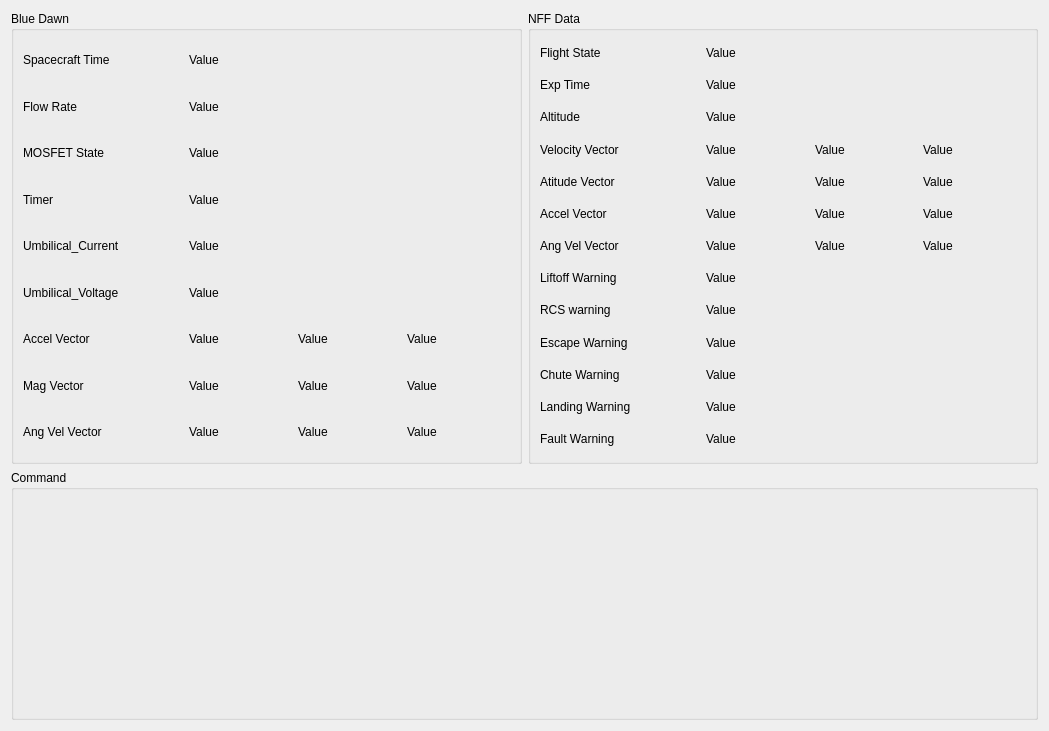
<?xml version="1.0" encoding="UTF-8"?>
<ui version="4.0">
 <class>Monitor</class>
 <widget class="QWidget" name="Monitor">
  <property name="geometry">
   <rect>
    <x>0</x>
    <y>0</y>
    <width>1049</width>
    <height>731</height>
   </rect>
  </property>
  <property name="windowTitle">
   <string>Bruin Space GSE Monitor</string>
  </property>
  <property name="windowIcon">
   <iconset>
    <normaloff>images/MainLogo.png</normaloff>images/MainLogo.png</iconset>
  </property>
  <layout class="QVBoxLayout" name="verticalLayout">
   <item>
    <layout class="QHBoxLayout" name="horizontalLayout" stretch="1,1">
     <item>
      <widget class="QGroupBox" name="bd_groupbox">
       <property name="title">
        <string>Blue Dawn</string>
       </property>
       <property name="flat">
        <bool>false</bool>
       </property>
       <layout class="QGridLayout" name="gridLayout_3" columnstretch="1,2">
        <item row="0" column="0">
         <widget class="QLabel" name="spacecraft_time_name">
          <property name="text">
           <string>Spacecraft Time</string>
          </property>
         </widget>
        </item>
        <item row="3" column="0">
         <widget class="QLabel" name="timer_name">
          <property name="text">
           <string>Timer</string>
          </property>
         </widget>
        </item>
        <item row="2" column="1">
         <widget class="QLabel" name="mosfet_state">
          <property name="text">
           <string>Value</string>
          </property>
         </widget>
        </item>
        <item row="1" column="1">
         <widget class="QLabel" name="flow_rate">
          <property name="text">
           <string>Value</string>
          </property>
         </widget>
        </item>
        <item row="0" column="1">
         <widget class="QLabel" name="spacecraft_time">
          <property name="text">
           <string>Value</string>
          </property>
         </widget>
        </item>
        <item row="1" column="0">
         <widget class="QLabel" name="flow_rate_name">
          <property name="text">
           <string>Flow Rate</string>
          </property>
         </widget>
        </item>
        <item row="5" column="0">
         <widget class="QLabel" name="voltage_name">
          <property name="text">
           <string>Umbilical_Voltage</string>
          </property>
         </widget>
        </item>
        <item row="6" column="0">
         <widget class="QLabel" name="label_19">
          <property name="text">
           <string>Accel Vector</string>
          </property>
         </widget>
        </item>
        <item row="6" column="1">
         <layout class="QHBoxLayout" name="horizontalLayout_2">
          <item>
           <widget class="QLabel" name="bd_acceleration_x">
            <property name="text">
             <string>Value</string>
            </property>
           </widget>
          </item>
          <item>
           <widget class="QLabel" name="bd_acceleration_y">
            <property name="text">
             <string>Value</string>
            </property>
           </widget>
          </item>
          <item>
           <widget class="QLabel" name="bd_acceleration_z">
            <property name="text">
             <string>Value</string>
            </property>
           </widget>
          </item>
         </layout>
        </item>
        <item row="2" column="0">
         <widget class="QLabel" name="mosfet_state_name">
          <property name="text">
           <string>MOSFET State</string>
          </property>
         </widget>
        </item>
        <item row="4" column="1">
         <widget class="QLabel" name="current">
          <property name="text">
           <string>Value</string>
          </property>
         </widget>
        </item>
        <item row="3" column="1">
         <widget class="QLabel" name="timer">
          <property name="text">
           <string>Value</string>
          </property>
         </widget>
        </item>
        <item row="5" column="1">
         <widget class="QLabel" name="voltage">
          <property name="text">
           <string>Value</string>
          </property>
         </widget>
        </item>
        <item row="4" column="0">
         <widget class="QLabel" name="current_name">
          <property name="text">
           <string>Umbilical_Current</string>
          </property>
         </widget>
        </item>
        <item row="7" column="0">
         <widget class="QLabel" name="label_20">
          <property name="text">
           <string>Mag Vector</string>
          </property>
         </widget>
        </item>
        <item row="8" column="0">
         <widget class="QLabel" name="label_21">
          <property name="text">
           <string>Ang Vel Vector</string>
          </property>
         </widget>
        </item>
        <item row="7" column="1">
         <layout class="QHBoxLayout" name="horizontalLayout_3">
          <item>
           <widget class="QLabel" name="bd_mag_x">
            <property name="text">
             <string>Value</string>
            </property>
           </widget>
          </item>
          <item>
           <widget class="QLabel" name="bd_mag_y">
            <property name="text">
             <string>Value</string>
            </property>
           </widget>
          </item>
          <item>
           <widget class="QLabel" name="bd_mag_z">
            <property name="text">
             <string>Value</string>
            </property>
           </widget>
          </item>
         </layout>
        </item>
        <item row="8" column="1">
         <layout class="QHBoxLayout" name="horizontalLayout_4">
          <item>
           <widget class="QLabel" name="bd_ang_vel_x">
            <property name="text">
             <string>Value</string>
            </property>
           </widget>
          </item>
          <item>
           <widget class="QLabel" name="bd_ang_vel_y">
            <property name="text">
             <string>Value</string>
            </property>
           </widget>
          </item>
          <item>
           <widget class="QLabel" name="bd_ang_vel_z">
            <property name="text">
             <string>Value</string>
            </property>
           </widget>
          </item>
         </layout>
        </item>
       </layout>
      </widget>
     </item>
     <item>
      <widget class="QGroupBox" name="nff_groupbox">
       <property name="title">
        <string>NFF Data</string>
       </property>
       <layout class="QGridLayout" name="gridLayout_2" columnstretch="1,2">
        <item row="1" column="0">
         <widget class="QLabel" name="label">
          <property name="text">
           <string>Exp Time</string>
          </property>
         </widget>
        </item>
        <item row="3" column="1">
         <layout class="QHBoxLayout" name="horizontalLayout_5">
          <item>
           <widget class="QLabel" name="velocity_x">
            <property name="text">
             <string>Value</string>
            </property>
           </widget>
          </item>
          <item>
           <widget class="QLabel" name="velocity_y">
            <property name="text">
             <string>Value</string>
            </property>
           </widget>
          </item>
          <item>
           <widget class="QLabel" name="velocity_z">
            <property name="text">
             <string>Value</string>
            </property>
           </widget>
          </item>
         </layout>
        </item>
        <item row="3" column="0">
         <widget class="QLabel" name="label_11">
          <property name="text">
           <string>Velocity Vector</string>
          </property>
         </widget>
        </item>
        <item row="2" column="0">
         <widget class="QLabel" name="label_2">
          <property name="text">
           <string>Altitude</string>
          </property>
         </widget>
        </item>
        <item row="4" column="0">
         <widget class="QLabel" name="label_12">
          <property name="text">
           <string>Atitude Vector</string>
          </property>
         </widget>
        </item>
        <item row="1" column="1">
         <widget class="QLabel" name="exp_time">
          <property name="text">
           <string>Value</string>
          </property>
         </widget>
        </item>
        <item row="2" column="1">
         <widget class="QLabel" name="altitude">
          <property name="text">
           <string>Value</string>
          </property>
         </widget>
        </item>
        <item row="0" column="1">
         <widget class="QLabel" name="flight_state">
          <property name="text">
           <string>Value</string>
          </property>
         </widget>
        </item>
        <item row="12" column="0">
         <widget class="QLabel" name="label_34">
          <property name="text">
           <string>Fault Warning</string>
          </property>
         </widget>
        </item>
        <item row="9" column="1">
         <widget class="QLabel" name="escape_warning">
          <property name="text">
           <string>Value</string>
          </property>
         </widget>
        </item>
        <item row="10" column="1">
         <widget class="QLabel" name="chute_warning">
          <property name="text">
           <string>Value</string>
          </property>
         </widget>
        </item>
        <item row="11" column="1">
         <widget class="QLabel" name="landing_warning">
          <property name="text">
           <string>Value</string>
          </property>
         </widget>
        </item>
        <item row="7" column="1">
         <widget class="QLabel" name="liftoff_warning">
          <property name="text">
           <string>Value</string>
          </property>
         </widget>
        </item>
        <item row="8" column="1">
         <widget class="QLabel" name="rcs_warning">
          <property name="text">
           <string>Value</string>
          </property>
         </widget>
        </item>
        <item row="5" column="0">
         <widget class="QLabel" name="label_27">
          <property name="text">
           <string>Accel Vector</string>
          </property>
         </widget>
        </item>
        <item row="9" column="0">
         <widget class="QLabel" name="label_31">
          <property name="text">
           <string>Escape Warning</string>
          </property>
         </widget>
        </item>
        <item row="7" column="0">
         <widget class="QLabel" name="label_29">
          <property name="text">
           <string>Liftoff Warning</string>
          </property>
         </widget>
        </item>
        <item row="10" column="0">
         <widget class="QLabel" name="label_32">
          <property name="text">
           <string>Chute Warning</string>
          </property>
         </widget>
        </item>
        <item row="8" column="0">
         <widget class="QLabel" name="label_30">
          <property name="text">
           <string>RCS warning</string>
          </property>
         </widget>
        </item>
        <item row="12" column="1">
         <widget class="QLabel" name="fault_warning">
          <property name="text">
           <string>Value</string>
          </property>
         </widget>
        </item>
        <item row="11" column="0">
         <widget class="QLabel" name="label_33">
          <property name="text">
           <string>Landing Warning</string>
          </property>
         </widget>
        </item>
        <item row="0" column="0">
         <widget class="QLabel" name="label_4">
          <property name="text">
           <string>Flight State</string>
          </property>
         </widget>
        </item>
        <item row="6" column="1">
         <layout class="QHBoxLayout" name="horizontalLayout_8">
          <item>
           <widget class="QLabel" name="ang_vel_x">
            <property name="text">
             <string>Value</string>
            </property>
           </widget>
          </item>
          <item>
           <widget class="QLabel" name="ang_vel_y">
            <property name="text">
             <string>Value</string>
            </property>
           </widget>
          </item>
          <item>
           <widget class="QLabel" name="ang_vel_z">
            <property name="text">
             <string>Value</string>
            </property>
           </widget>
          </item>
         </layout>
        </item>
        <item row="6" column="0">
         <widget class="QLabel" name="label_28">
          <property name="text">
           <string>Ang Vel Vector</string>
          </property>
         </widget>
        </item>
        <item row="4" column="1">
         <layout class="QHBoxLayout" name="horizontalLayout_6">
          <item>
           <widget class="QLabel" name="attitude_x">
            <property name="text">
             <string>Value</string>
            </property>
           </widget>
          </item>
          <item>
           <widget class="QLabel" name="attitude_y">
            <property name="text">
             <string>Value</string>
            </property>
           </widget>
          </item>
          <item>
           <widget class="QLabel" name="attitude_z">
            <property name="text">
             <string>Value</string>
            </property>
           </widget>
          </item>
         </layout>
        </item>
        <item row="5" column="1">
         <layout class="QHBoxLayout" name="horizontalLayout_7">
          <item>
           <widget class="QLabel" name="acceleration_x">
            <property name="text">
             <string>Value</string>
            </property>
           </widget>
          </item>
          <item>
           <widget class="QLabel" name="acceleration_y">
            <property name="text">
             <string>Value</string>
            </property>
           </widget>
          </item>
          <item>
           <widget class="QLabel" name="acceleration_z">
            <property name="text">
             <string>Value</string>
            </property>
           </widget>
          </item>
         </layout>
        </item>
       </layout>
      </widget>
     </item>
    </layout>
   </item>
   <item>
    <widget class="QGroupBox" name="command_groupbox">
     <property name="maximumSize">
      <size>
       <width>16777215</width>
       <height>250</height>
      </size>
     </property>
     <property name="title">
      <string>Command</string>
     </property>
     <layout class="QVBoxLayout" name="verticalLayout_3">
      <item>
       <layout class="QVBoxLayout" name="console"/>
      </item>
     </layout>
    </widget>
   </item>
  </layout>
 </widget>
 <resources/>
 <connections/>
</ui>
